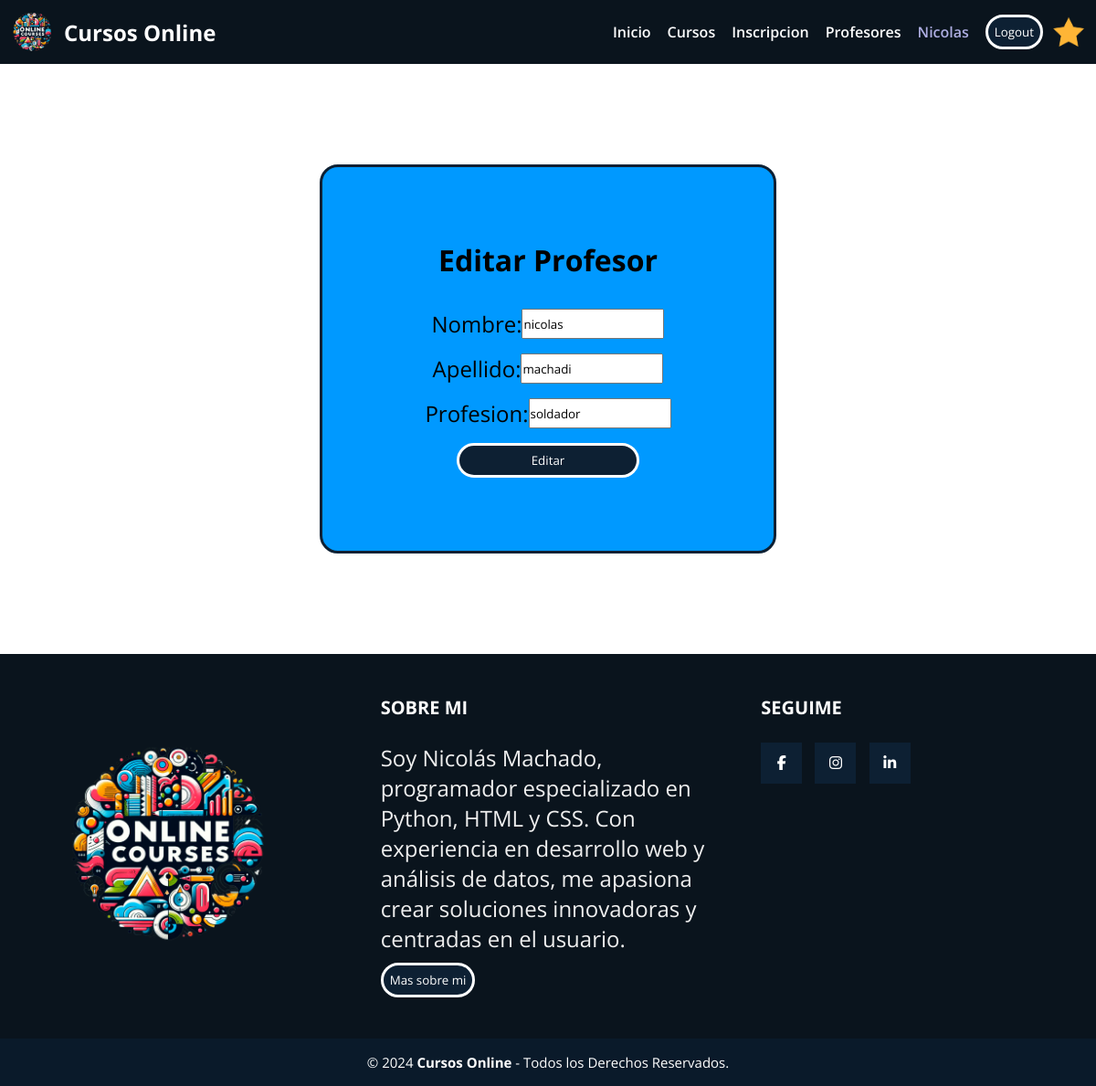
Page /profesores/2/editar (signed in) on the committed database.
### AppCoder/models.py (models this page shows, shortened)
class Avatar(models.Model):
    user = models.OneToOneField(User, on_delete=models.CASCADE)
    imagen = models.ImageField(upload_to='avatares', null = True, blank = True)

class Profesor(models.Model):
    nombre = models.CharField(max_length=100)
    apellido = models.CharField(max_length=100)
    email = models.EmailField()
    profesion = models.CharField(max_length=100)

### AppCoder/views.py (the view)
# urls.py: path('profesores/<pk>/editar', views.ProfesorUpdateView.as_view(), name = "EditarProfesor"),
@method_decorator(user_passes_test(es_superusuario), name='dispatch')
class ProfesorUpdateView(SuperusuarioMixin, UpdateView):
    model = Profesor
    template_name = "AppCoder/profesor_editar.html"
    success_url = reverse_lazy('ListaProfesores')
    fields = ['nombre', 'apellido','profesion']

### AppCoder/views.py (called while the page is built)
def es_superusuario(user):
    return user.is_superuser

    @method_decorator(user_passes_test(es_superusuario, login_url=None))
    def dispatch(self, *args, **kwargs):
        if not self.request.user.is_authenticated:
            return HttpResponseForbidden("Acceso denegado")
        return super().dispatch(*args, **kwargs)

### AppCoder/templates/AppCoder/profesor_editar.html (shortened to what this page needs)
{% extends 'AppCoder/padre.html' %}
{% load static %}
{% block contenidoQueCambia %}
<div class="relleno">
<div class="relleno-curso">
     <h1>Editar Profesor</h1>
     <form action="" method="post">
          {{form.as_p}}
          <button type="submit" value="Editar">Editar</button>
     </form>
</div>
</div>
{% endblock contenidoQueCambia %}

### AppCoder/templates/AppCoder/padre.html (shortened to what this page needs)
<!DOCTYPE html>
<html lang="en">
<head>
    <link rel="stylesheet" href="/AppCoder/static/AppCoder/css/style.css">
<body>
    <header>
        <a href="{% url 'inicio' %}" class="logo">
            <img src="/AppCoder/static/AppCoder/img/cursosonlinelogo.png" alt="">
            <h2 class="nombre-empresa">Cursos Online</h2>
        </a>
        <nav style="display: flex; align-items: center;gap: 8px;flex-wrap: wrap">
            <a class="nav-link" href="{% url 'inicio' %}">Inicio</a>
            <a class="nav-link" href="{% url 'ListaCursos' %}">Cursos</a>
            <a class="nav-link" href="{% url 'inscripcion' %}"
            >Inscripcion</a>
           <a class="nav-link" href=
            "{% url 'ListaProfesores' %}">Profesores</a>
            {% if not request.user.is_authenticated %}
           <div><a id="Logueo" class="btn btn-primary" href=
            "{% url 'Login' %}">Login</a>
            <a id="Logueo" class="btn btn-primary" href=
            "{% url 'Registro' %}">Registro</a>
            {% else %}
            <a id="Logueo" class="nav-link" href="{% url 'EditarPerfil' %}"> {{request.user.username}} </a>
            <form class="nav-link" method="post" action="{% url 'Logout' %}">
            <button type="submit" class="btn btn-primary">Logout</button>
            </form>
            {% endif %}
            {% if request.user.avatar %}
            <img src="{{request.user.avatar.imagen.url}}" alt="" height="40px">
            {% endif %}
        </nav>
    </header>
    {% block contenidoQueCambia %}
    {% endblock contenidoQueCambia %}
    <footer class="pie-pagina">
        <div class="grupo-1">
            <div class="box">
                <figure>
                    <a href="#">
                        <img src="/AppCoder/static/AppCoder/img/cursosonlinelogo.png" alt="">
                    </a>
                </figure>
            </div>
            <div class="box">
                <h2>SOBRE MI</h2>
                <p>Soy Nicolás Machado, programador especializado en Python, HTML y CSS. Con experiencia en desarrollo web y análisis de datos, me apasiona crear soluciones innovadoras y centradas en el usuario.
                </p>
                <button><a href="{% url 'sobremi' %}">Mas sobre mi</a></button>
            </div>
            <div class="box">
                <h2>SEGUIME</h2>
                <div class="red-social">
                    <a href="https://es-la.facebook.com/nicolas.machado.543908" class="fa fa-facebook" target="_blank"></a>
                    <a href="https://www.instagram.com/nico_machado05?igsh=MXJ3azJwcXVxamJoeA==" class="fa fa-instagram" target="_blank"></a>
                    <a href="www.linkedin.com/in/nicolas-machado-09b89b23b" class="fa fa-linkedin" target="_blank"></a>
                </div>
            </div>
        </div>
        <div class="grupo-2">
            <small>
                &copy; 2024 <b>Cursos Online</b> - Todos los Derechos Reservados.
            </small>
        </div>
    </footer>
</body>

### AppCoder/static/AppCoder/css/style.css (style rules this page uses)
* { margin: 0; padding: 0; box-sizing: border-box; font-family: 'Open Sans', sans-serif; }
body { display: grid; min-height: 100vh; grid-template-rows: auto 1fr auto; }
a { text-decoration: none; color: white; }
header { display:flex ; min-height: 70px; background-color: #0a141d; justify-content: space-between; align-items: center; padding: 10px; }
.relleno { display: flex; flex-direction: column; justify-content: center; align-items: center; padding: 30px; width: 600px; gap: 10px; margin: auto; margin-top: 5rem; margin-bottom: 5rem; }
p { display: flex; font-size: x-large; }
.relleno button { width: 200px; }
.relleno .relleno-curso { display: flex; flex-direction: column; width: 500px; align-items: center; justify-content: center; gap: 2rem; padding: 1rem; padding-top: 5rem; padding-bottom: 5rem; border: 3px solid #0d2033; border-radius: 20px; background-color: #0099ff; }
.relleno .relleno-curso form { display: flex; flex-direction: column; gap: 1rem; justify-content: center; align-items: center; }
button { padding: 7px; border-radius: 30px; background-color: #0d2033; border: 3px solid white; color: white; }
.logo { display: flex; align-items: center; }
.logo img { height: 50px; margin-right: 10px; }
nav { display: flex; flex-direction: row; }
nav a { font-weight: 600; padding-right: 10px; }
form { display: flex; }
#Logueo { color: rgb(174, 174, 226); }
.pie-pagina { width: 100%; background-color: #0a141d; }
.pie-pagina .grupo-1 { width: 100%; max-width: 1200px; margin: auto; display: grid; grid-template-columns: repeat(3,1fr); grid-gap: 50px; padding: 45px 0px; }
.pie-pagina .grupo-1 .box figure { width: 100%; height: 100%; display: flex; justify-content: center; align-items: center; }
.pie-pagina .grupo-1 .box figure img { width: 250px; }
.pie-pagina .grupo-1 .box h2 { color: #fff; margin-bottom: 25px; font-size: 20px; }
.pie-pagina .grupo-1 .box p { color: #efefef; margin-bottom: 10px; }
.pie-pagina .grupo-1 .red-social a { display: inline-block; text-decoration: none; width: 45px; height: 45px; line-height: 45px; color: #fff; margin-right: 10px; background-color: #0d2033; text-align: center; transition: all 300ms ease; }
.pie-pagina .grupo-2 { background-color: #0a1a2a; padding: 15px 10px; text-align: center; color: #fff; }
.pie-pagina .grupo-2 small { font-size: 15px; }

### rows in the picture
Profesor: nombre "nicolas", apellido "machadi", profesion "soldador"

### other values in the picture
{{ request.user.username }} "Nicolas"
